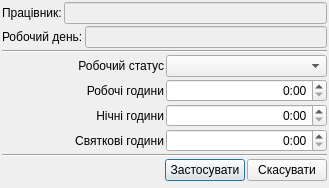
<?xml version="1.0" encoding="UTF-8"?>
<ui version="4.0">
 <class>UDialog_AParkEditTabelCell</class>
 <widget class="QDialog" name="UDialog_AParkEditTabelCell">
  <property name="geometry">
   <rect>
    <x>0</x>
    <y>0</y>
    <width>329</width>
    <height>188</height>
   </rect>
  </property>
  <property name="windowTitle">
   <string>Редагування комірки табеля</string>
  </property>
  <layout class="QVBoxLayout" name="verticalLayout">
   <property name="spacing">
    <number>2</number>
   </property>
   <property name="margin">
    <number>2</number>
   </property>
   <item>
    <layout class="QHBoxLayout" name="horizontalLayout">
     <item>
      <widget class="QLabel" name="label_nprId">
       <property name="text">
        <string>Працівник:</string>
       </property>
      </widget>
     </item>
     <item>
      <widget class="QLineEdit" name="lineEdit_worker">
       <property name="enabled">
        <bool>false</bool>
       </property>
      </widget>
     </item>
    </layout>
   </item>
   <item>
    <layout class="QHBoxLayout" name="horizontalLayout_2">
     <item>
      <widget class="QLabel" name="label_workDate">
       <property name="text">
        <string>Робочий день:</string>
       </property>
      </widget>
     </item>
     <item>
      <widget class="QLineEdit" name="lineEdit_workDate">
       <property name="enabled">
        <bool>false</bool>
       </property>
      </widget>
     </item>
    </layout>
   </item>
   <item>
    <widget class="Line" name="line">
     <property name="orientation">
      <enum>Qt::Horizontal</enum>
     </property>
    </widget>
   </item>
   <item>
    <layout class="QHBoxLayout" name="horizontalLayout_3">
     <item>
      <widget class="QLabel" name="label_workStatus">
       <property name="text">
        <string>Робочий статус</string>
       </property>
       <property name="alignment">
        <set>Qt::AlignRight|Qt::AlignTrailing|Qt::AlignVCenter</set>
       </property>
      </widget>
     </item>
     <item>
      <widget class="QComboBox" name="comboBox_workStatus"/>
     </item>
    </layout>
   </item>
   <item>
    <layout class="QHBoxLayout" name="horizontalLayout_4">
     <item>
      <widget class="QLabel" name="label_rob">
       <property name="text">
        <string>Робочі години</string>
       </property>
       <property name="alignment">
        <set>Qt::AlignRight|Qt::AlignTrailing|Qt::AlignVCenter</set>
       </property>
      </widget>
     </item>
     <item>
      <widget class="QTimeEdit" name="timeEdit_rob">
       <property name="alignment">
        <set>Qt::AlignRight|Qt::AlignTrailing|Qt::AlignVCenter</set>
       </property>
       <property name="displayFormat">
        <string>H:mm</string>
       </property>
      </widget>
     </item>
    </layout>
   </item>
   <item>
    <layout class="QHBoxLayout" name="horizontalLayout_5">
     <item>
      <widget class="QLabel" name="label_nich">
       <property name="text">
        <string>Нічні години</string>
       </property>
       <property name="alignment">
        <set>Qt::AlignRight|Qt::AlignTrailing|Qt::AlignVCenter</set>
       </property>
      </widget>
     </item>
     <item>
      <widget class="QTimeEdit" name="timeEdit_nich">
       <property name="alignment">
        <set>Qt::AlignRight|Qt::AlignTrailing|Qt::AlignVCenter</set>
       </property>
       <property name="displayFormat">
        <string>H:mm</string>
       </property>
      </widget>
     </item>
    </layout>
   </item>
   <item>
    <layout class="QHBoxLayout" name="horizontalLayout_6">
     <item>
      <widget class="QLabel" name="label_sv">
       <property name="text">
        <string>Святкові години</string>
       </property>
       <property name="alignment">
        <set>Qt::AlignRight|Qt::AlignTrailing|Qt::AlignVCenter</set>
       </property>
      </widget>
     </item>
     <item>
      <widget class="QTimeEdit" name="timeEdit_sv">
       <property name="alignment">
        <set>Qt::AlignRight|Qt::AlignTrailing|Qt::AlignVCenter</set>
       </property>
       <property name="displayFormat">
        <string>H:mm</string>
       </property>
      </widget>
     </item>
    </layout>
   </item>
   <item>
    <widget class="Line" name="line_2">
     <property name="orientation">
      <enum>Qt::Horizontal</enum>
     </property>
    </widget>
   </item>
   <item>
    <layout class="QHBoxLayout" name="horizontalLayout_7">
     <property name="spacing">
      <number>2</number>
     </property>
     <item>
      <spacer name="horizontalSpacer">
       <property name="orientation">
        <enum>Qt::Horizontal</enum>
       </property>
       <property name="sizeHint" stdset="0">
        <size>
         <width>40</width>
         <height>20</height>
        </size>
       </property>
      </spacer>
     </item>
     <item>
      <widget class="QPushButton" name="pushButton_accept">
       <property name="text">
        <string>Застосувати</string>
       </property>
       <property name="icon">
        <iconset resource="../images/UAutoParkImg.qrc">
         <normaloff>:/icontexto_webdev_pack/icontexto_webdev_pack/icontexto-webdev-ok-016x016.png</normaloff>:/icontexto_webdev_pack/icontexto_webdev_pack/icontexto-webdev-ok-016x016.png</iconset>
       </property>
      </widget>
     </item>
     <item>
      <widget class="QPushButton" name="pushButton_reject">
       <property name="text">
        <string>Скасувати</string>
       </property>
       <property name="icon">
        <iconset resource="../images/UAutoParkImg.qrc">
         <normaloff>:/icontexto_webdev_pack/icontexto_webdev_pack/icontexto-webdev-cancel-016x016.png</normaloff>:/icontexto_webdev_pack/icontexto_webdev_pack/icontexto-webdev-cancel-016x016.png</iconset>
       </property>
      </widget>
     </item>
    </layout>
   </item>
  </layout>
 </widget>
 <resources>
  <include location="../images/UAutoParkImg.qrc"/>
 </resources>
 <connections/>
</ui>
